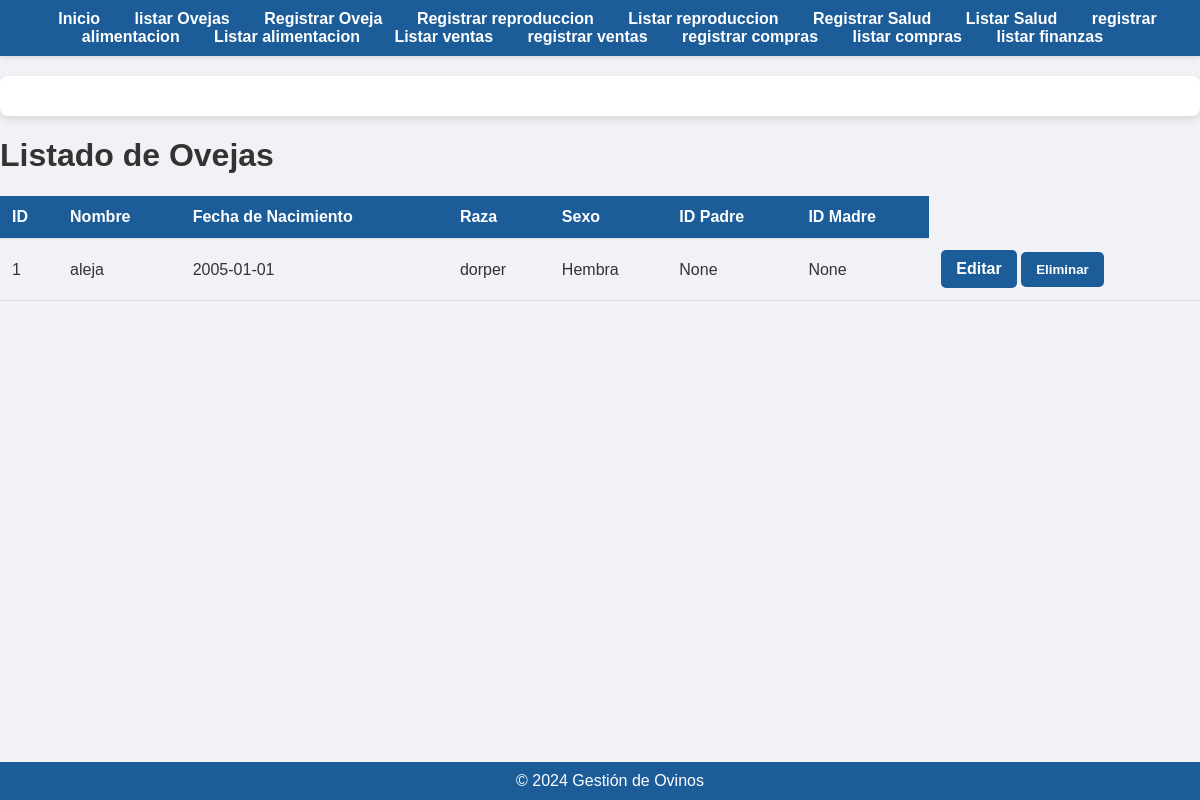
The page /listar_ovejas on the database its author committed.
### app/models.py (models this page shows, shortened)
class Oveja(db.Model):
    id = db.Column(db.Integer, primary_key=True)
    nombre = db.Column(db.String(100), nullable=False)
    fecha_nacimiento = db.Column(db.Date, nullable=False)
    raza = db.Column(db.String(50), nullable=False)
    sexo = db.Column(db.Enum('Macho', 'Hembra', name='sexo_enum'), nullable=False)
    id_padre = db.Column(db.Integer, db.ForeignKey('oveja.id'), nullable=True)
    id_madre = db.Column(db.Integer, db.ForeignKey('oveja.id'), nullable=True)
    padre = db.relationship('Oveja', remote_side=[id], foreign_keys=[id_padre], post_update=True)
    madre = db.relationship('Oveja', remote_side=[id], foreign_keys=[id_madre], post_update=True)

### app/routes.py (the view)
@app.route('/listar_ovejas')
def listar_ovejas():
    ovejas = Oveja.query.all()  # Obtiene todas las ovejas de la base de datos
    return render_template('listar_ovejas.html',ovejas=ovejas)

### app/templates/listar_ovejas.html (shortened to what this page needs)
<!DOCTYPE html>
<html lang="es">
<head>
    <link rel="stylesheet" href="{{ url_for('static', filename='styles.css') }}">
</head>
<body>
    <div class="navbar">
        <a href="{{ url_for('index') }}">Inicio</a>
        <a href="{{ url_for('listar_ovejas') }}">listar Ovejas</a>
        <a href="{{ url_for('registrar_oveja') }}">Registrar Oveja</a>
        <a href="{{url_for('registrar_reproduccion')}}">Registrar reproduccion</a>
        <a href="{{url_for('listar_reproduccion')}}">Listar  reproduccion</a></li>
        <a href="{{url_for('registrar_salud')}}">Registrar Salud</a></li>
        <a href="{{url_for('listar_salud')}}">Listar Salud</a></li>
        <a href="{{url_for('registrar_alimentacion')}}">registrar alimentacion</a></li>
        <a href="{{url_for('listar_alimentacion')}}">Listar alimentacion</a></li>
        <a href="{{url_for('listar_venta')}}">Listar ventas</a></li>
        <a href="{{url_for('registrar_venta')}}">registrar ventas</a></li>
        <a href="{{url_for('registrar_compra')}}">registrar compras</a></li>
        <a href="{{url_for('listar_compra')}}">listar compras</a></li>
        <a href="{{url_for('listar_finanzas')}}">listar finanzas</a></li>
    </div>
    <div class="container">
    </div>
    <footer>
        &copy; 2024 Gestión de Ovinos
    </footer>
    <h1>Listado de Ovejas</h1>
    <table>
        <thead>
            <tr>
                <th>ID</th>
                <th>Nombre</th>
                <th>Fecha de Nacimiento</th>
                <th>Raza</th>
                <th>Sexo</th>
                <th>ID Padre</th>
                <th>ID Madre</th>
            </tr>
        </thead>
        <tbody>
            {% for oveja in ovejas %}
            <tr>
                <td>{{ oveja.id }}</td>
                <td>{{ oveja.nombre }}</td>
                <td>{{ oveja.fecha_nacimiento.strftime('%Y-%m-%d') }}</td>
                <td>{{ oveja.raza }}</td>
                <td>{{ oveja.sexo }}</td>
                <td>{{ oveja.id_padre }}</td>
                <td>{{ oveja.id_madre }}</td>
                <td>
                    <a href="{{ url_for('editar_oveja', id=oveja.id) }}"class='btn'>Editar</a>
                    <form action="{{ url_for('eliminar_oveja', id=oveja.id) }}" method="POST" style="display:inline;">
                        <button type="submit" onclick="return confirm('¿Estás seguro de que deseas eliminar esta oveja?');">Eliminar</button>
                </td>
            </tr>
            {% endfor %}
        </tbody>
    </table>
</body>
</html>

### app/static/styles.css (style rules this page uses)
body { font-family: 'Arial', sans-serif; background-color: #f0f2f5; color: #333; margin: 0; padding: 0; }
.navbar { background-color: #1c5d99; padding: 10px 20px; text-align: center; box-shadow: 0 2px 5px rgba(0, 0, 0, 0.1); }
.navbar a { color: #ffffff; text-decoration: none; margin: 0 15px; font-weight: bold; }
.container { max-width: 1200px; margin: 20px auto; padding: 20px; background-color: #ffffff; border-radius: 8px; box-shadow: 0 4px 8px rgba(0, 0, 0, 0.1); }
form { margin: 20px 0; }
button { background-color: #1c5d99; color: white; padding: 10px 15px; border: none; border-radius: 5px; cursor: pointer; font-weight: bold; }
table { width: 100%; border-collapse: collapse; margin: 20px 0; }
th, td { padding: 12px; border-bottom: 1px solid #ddd; text-align: left; }
th { background-color: #1c5d99; color: white; }
footer { background-color: #1c5d99; color: white; text-align: center; padding: 10px; position: fixed; bottom: 0; width: 100%; }
.btn { display: inline-block; padding: 10px 15px; background-color: #1c5d99; color: white; text-decoration: none; border-radius: 5px; font-weight: bold; text-align: center; }

### rows shown on the page
Oveja: id "1", nombre "aleja", fecha_nacimiento "2005-01-01", raza "dorper", sexo "Hembra", id_padre "None", id_madre "None"
